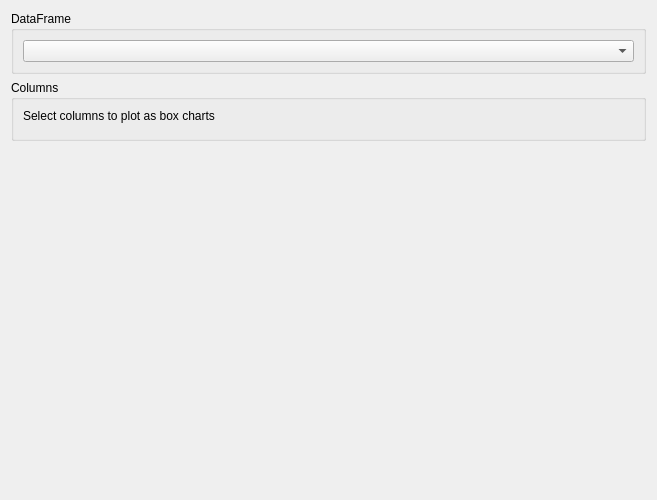
<?xml version="1.0" encoding="UTF-8"?>
<ui version="4.0">
 <class>DAChartAddBoxChartWidget</class>
 <widget class="QWidget" name="DAChartAddBoxChartWidget">
  <property name="geometry">
   <rect>
    <x>0</x>
    <y>0</y>
    <width>657</width>
    <height>500</height>
   </rect>
  </property>
  <property name="windowTitle">
   <string>Add Box Chart</string>
  </property>
  <layout class="QVBoxLayout" name="verticalLayout_2">
   <item>
    <widget class="QGroupBox" name="groupBoxDataFrame">
     <property name="title">
      <string>DataFrame</string>
     </property>
     <property name="flat">
      <bool>true</bool>
     </property>
     <layout class="QVBoxLayout" name="verticalLayout">
      <item>
       <widget class="DA::DADataManagerComboBox" name="comboBoxDataFrame"/>
      </item>
     </layout>
    </widget>
   </item>
   <item>
    <widget class="QGroupBox" name="groupBoxColumns">
     <property name="title">
      <string>Columns</string>
     </property>
     <property name="flat">
      <bool>true</bool>
     </property>
     <layout class="QVBoxLayout" name="verticalLayout_3">
      <item>
       <widget class="QLabel" name="labelHint">
        <property name="text">
         <string>Select columns to plot as box charts</string>
        </property>
       </widget>
      </item>
      <item>
       <widget class="DA::DACheckListWidget" name="checkListColumns"/>
      </item>
     </layout>
    </widget>
   </item>
   <item>
    <spacer name="verticalSpacer">
     <property name="orientation">
      <enum>Qt::Vertical</enum>
     </property>
     <property name="sizeHint" stdset="0">
      <size>
       <width>20</width>
       <height>40</height>
      </size>
     </property>
    </spacer>
   </item>
  </layout>
 </widget>
 <customwidgets>
  <customwidget>
   <class>DA::DADataManagerComboBox</class>
   <extends>QComboBox</extends>
   <header>DADataManagerComboBox.h</header>
  </customwidget>
  <customwidget>
   <class>DA::DACheckListWidget</class>
   <extends>QWidget</extends>
   <header>DACheckListWidget.h</header>
  </customwidget>
 </customwidgets>
 <resources/>
 <connections/>
</ui>
